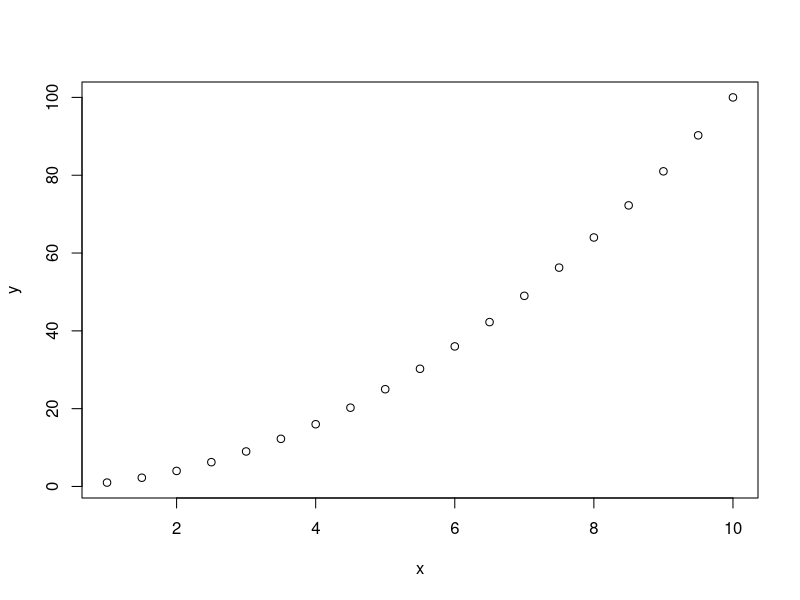
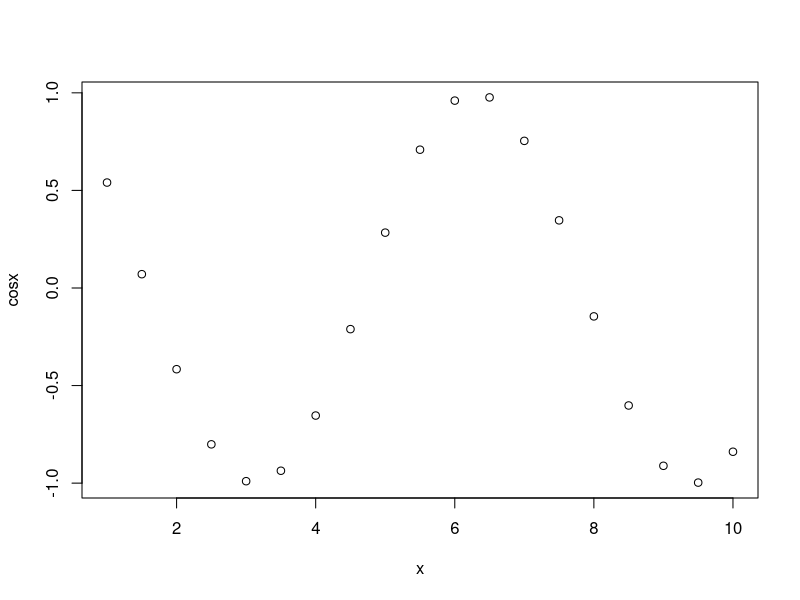
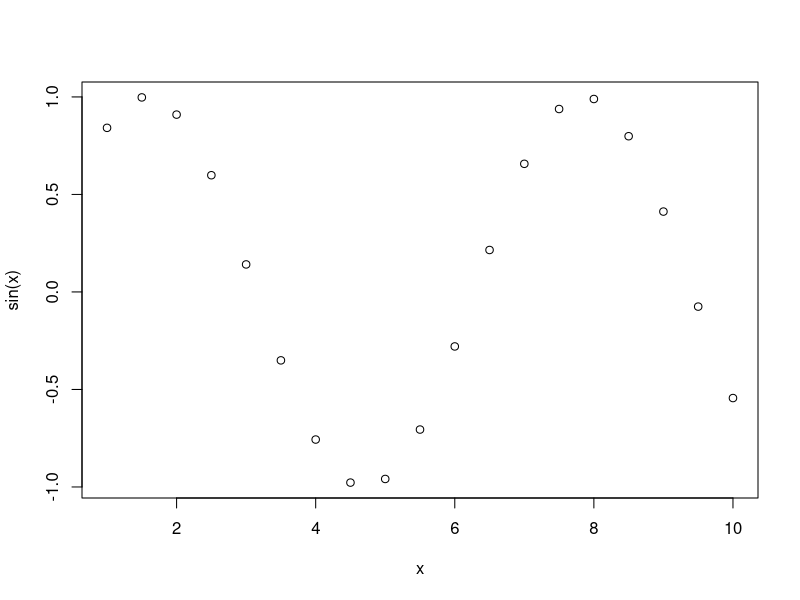
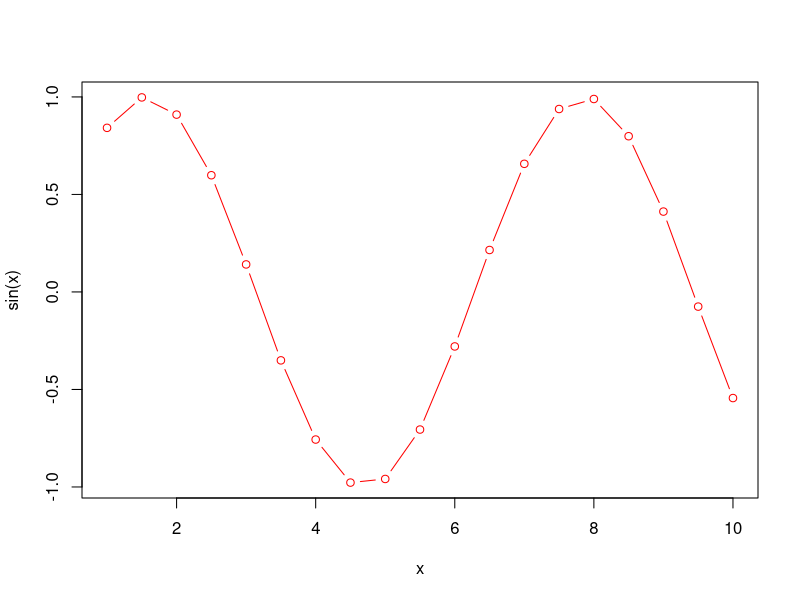
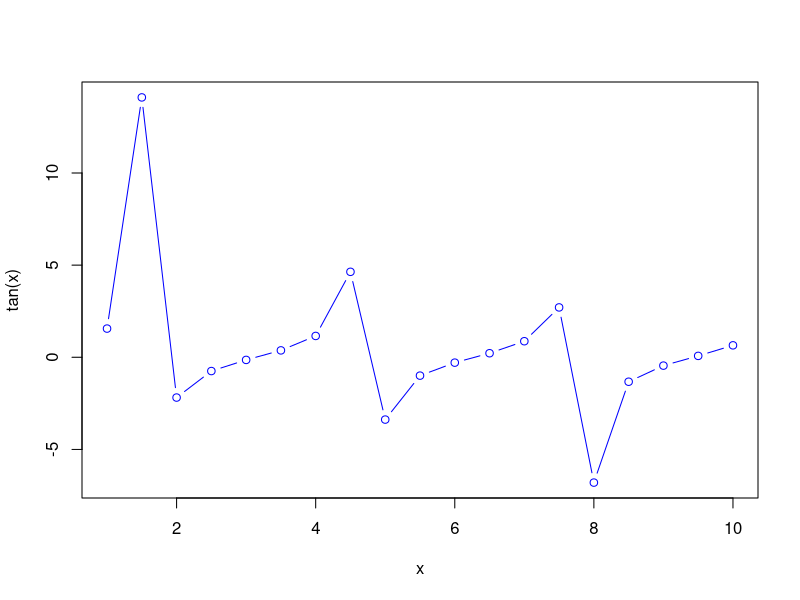
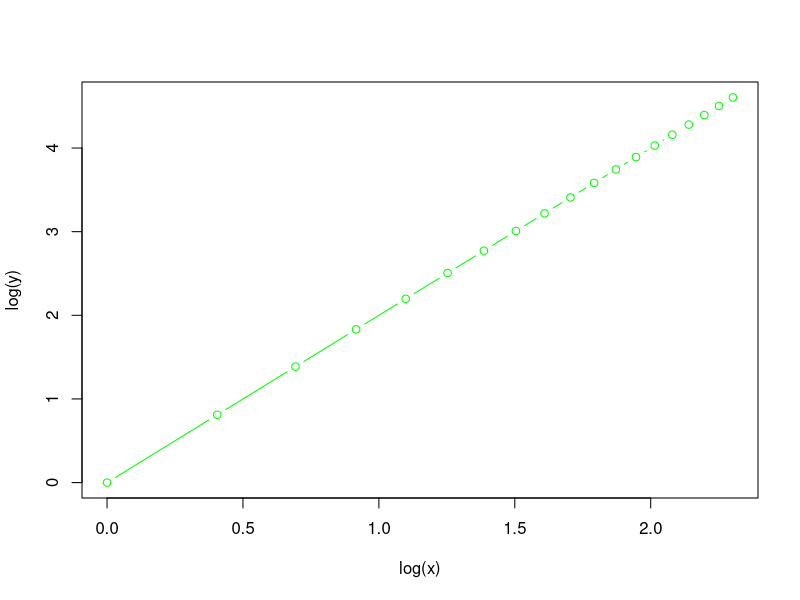

These charts were generated, in order, by the following R code:
# MODULE 01 R Script ============================
# Console Commands Line Examples ================
4 + 4
sqrt(25)
pi
seq(from=1, to=10, by=0.5)

# EXERCISE 01 ===================================
# save sequence of numbers in object x
x <- seq(from=1, to=10, by=0.5)

# view the contents of x
x

# use x to create new object y
y <- x*x

# plot x and y
plot(x,y)

# EXERCISE 02 ===================================
# create cosx
cosx <- cos(x)

# plot x, cosx
plot(x, cosx)

# use functions as needed
# plot x, sin(x)
plot(x, sin(x))

# plot both points and lines
# make the color red
plot(x, sin(x), type = "both", col = "red")

# [YOUR TURN] plot x and the tangent of x
# change color to blue
# hint: help(sin) - to see list of other trig functions
plot(x, tan(x), type = "both", col = "blue")

# [YOUR TURN] plot log of x with log y
# change color to green
# hint: help(log) - to see list of log functions
plot(log(x), log(y), type = "both", col = "green")
